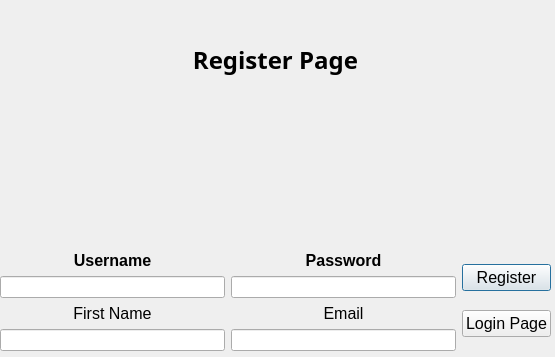
<?xml version="1.0" encoding="UTF-8"?>
<ui version="4.0">
 <class>rgtr</class>
 <widget class="QDialog" name="rgtr">
  <property name="geometry">
   <rect>
    <x>0</x>
    <y>0</y>
    <width>555</width>
    <height>357</height>
   </rect>
  </property>
  <property name="windowTitle">
   <string>Dialog</string>
  </property>
  <widget class="QWidget" name="verticalLayoutWidget">
   <property name="geometry">
    <rect>
     <x>0</x>
     <y>0</y>
     <width>551</width>
     <height>351</height>
    </rect>
   </property>
   <layout class="QVBoxLayout" name="verticalLayout">
    <item>
     <widget class="QLabel" name="label">
      <property name="font">
       <font>
        <family>Myanmar Text</family>
        <pointsize>18</pointsize>
        <weight>75</weight>
        <bold>true</bold>
       </font>
      </property>
      <property name="text">
       <string>Register Page</string>
      </property>
      <property name="alignment">
       <set>Qt::AlignCenter</set>
      </property>
     </widget>
    </item>
    <item>
     <widget class="QLabel" name="label_2">
      <property name="font">
       <font>
        <pointsize>9</pointsize>
       </font>
      </property>
      <property name="text">
       <string/>
      </property>
      <property name="alignment">
       <set>Qt::AlignLeading|Qt::AlignLeft|Qt::AlignVCenter</set>
      </property>
     </widget>
    </item>
    <item>
     <layout class="QHBoxLayout" name="horizontalLayout_3">
      <item>
       <layout class="QVBoxLayout" name="verticalLayout_8">
        <item>
         <widget class="QLabel" name="label_8">
          <property name="font">
           <font>
            <pointsize>12</pointsize>
            <weight>75</weight>
            <bold>true</bold>
           </font>
          </property>
          <property name="text">
           <string>Username</string>
          </property>
          <property name="alignment">
           <set>Qt::AlignCenter</set>
          </property>
         </widget>
        </item>
        <item>
         <widget class="QLineEdit" name="lineEdit_4"/>
        </item>
        <item>
         <layout class="QVBoxLayout" name="verticalLayout_11">
          <item>
           <widget class="QLabel" name="label_11">
            <property name="font">
             <font>
              <pointsize>12</pointsize>
             </font>
            </property>
            <property name="text">
             <string>First Name</string>
            </property>
            <property name="alignment">
             <set>Qt::AlignCenter</set>
            </property>
           </widget>
          </item>
          <item>
           <widget class="QLineEdit" name="lineEdit_7"/>
          </item>
         </layout>
        </item>
       </layout>
      </item>
      <item>
       <layout class="QVBoxLayout" name="verticalLayout_7">
        <item>
         <widget class="QLabel" name="label_7">
          <property name="font">
           <font>
            <pointsize>12</pointsize>
            <weight>75</weight>
            <bold>true</bold>
           </font>
          </property>
          <property name="text">
           <string>Password</string>
          </property>
          <property name="alignment">
           <set>Qt::AlignCenter</set>
          </property>
         </widget>
        </item>
        <item>
         <widget class="QLineEdit" name="lineEdit_3"/>
        </item>
        <item>
         <layout class="QVBoxLayout" name="verticalLayout_9">
          <item>
           <widget class="QLabel" name="label_9">
            <property name="font">
             <font>
              <pointsize>12</pointsize>
             </font>
            </property>
            <property name="text">
             <string>Email</string>
            </property>
            <property name="alignment">
             <set>Qt::AlignCenter</set>
            </property>
           </widget>
          </item>
          <item>
           <widget class="QLineEdit" name="lineEdit_5"/>
          </item>
         </layout>
        </item>
       </layout>
      </item>
      <item>
       <layout class="QVBoxLayout" name="verticalLayout_2">
        <item>
         <widget class="QPushButton" name="pushButton_3">
          <property name="font">
           <font>
            <pointsize>12</pointsize>
           </font>
          </property>
          <property name="text">
           <string>Register</string>
          </property>
         </widget>
        </item>
        <item>
         <widget class="QPushButton" name="pushButton_2">
          <property name="font">
           <font>
            <pointsize>12</pointsize>
           </font>
          </property>
          <property name="text">
           <string>Login Page</string>
          </property>
         </widget>
        </item>
       </layout>
      </item>
     </layout>
    </item>
   </layout>
  </widget>
 </widget>
 <resources/>
 <connections/>
</ui>
